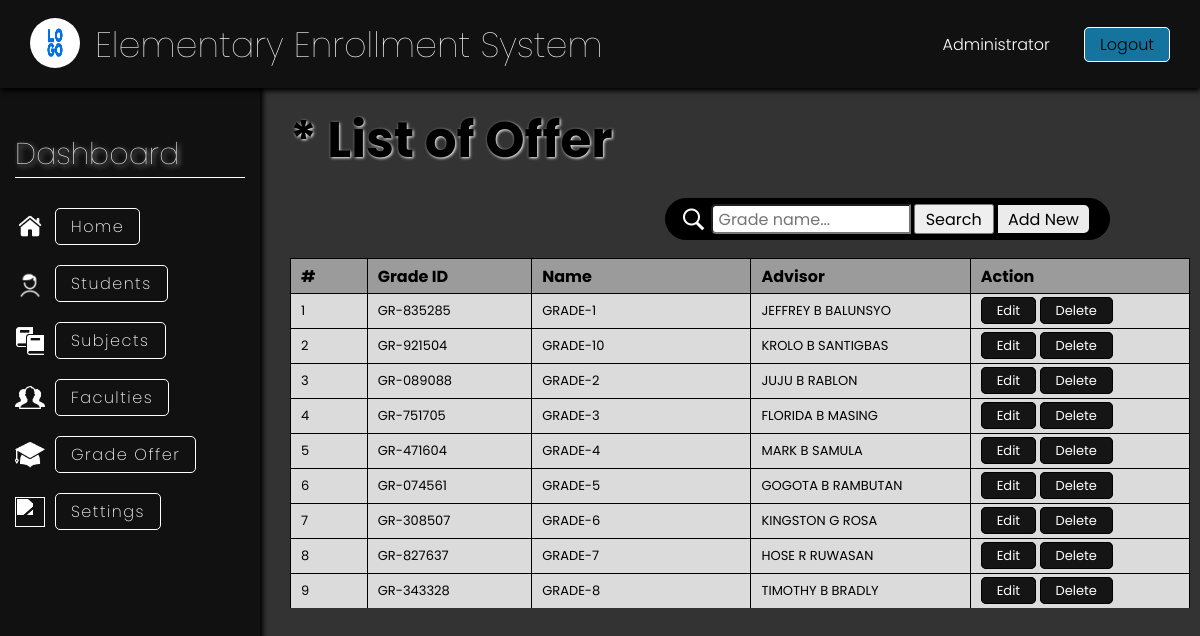
The app's page /index.php?page=gradelvl (signed in) with its own data.
### tables this page shows
CREATE TABLE `gradelevel` (
  `GRADE_ID` varchar(50) NOT NULL,
  `GRADE_NAME` varchar(100) NOT NULL,
  `TEACHER_ID` varchar(50) DEFAULT NULL
);

### includes/include.php (called while the page is built, shortened)
<?php
include "function.php";
$mySQLFunction = new myDataBase("localhost", "dhiee15", "0c/aD*6-urN.t(K_", "enrollment_db");

### includes/function.php (called while the page is built, shortened)
<?php
class myDataBase
{
    private $hostname;
    private $username;
    private $password;
    private $database;
    private $con;
    public function __construct($hostname, $username, $password, $database)
    {
        $this->hostname = $hostname;
        $this->username = $username;
        $this->password = $password;
        $this->database = $database;
    }
    public function connection()
    {
        try {
            if (!$this->con) {
                $this->con = mysqli_connect($this->hostname, $this->username, $this->password, $this->database);
                if ($this->con) {
                    return true;
                } else {
                    return false;
                }
            } else {
                return true;
            }
        } catch (mysqli_sql_exception) {
            echo "FAILED TO CONNECT TO DATABASE";
        }
    }
    public function getGradelevel($row = null, $value = null)
    {
        if ($row != null &&  $value != null) {
            $sql = "SELECT `GRADE_ID`, GRADELEVEL.TEACHER_ID, `GRADE_NAME`, CONCAT(`TEACHER_FNAME`, ' ',`TEACHER_INIT`, ' ', `TEACHER_LNAME`) AS ADVISOR
            FROM `GRADELEVEL` LEFT JOIN `TEACHER`
            ON GRADELEVEL.TEACHER_ID = TEACHER.TEACHER_ID
            WHERE `$row` = '$value'";
            $stored = ($this->con->query($sql))->fetch_assoc();
            return $stored;
        } else {
            $sql = "SELECT `GRADE_ID`, `GRADE_NAME`, CONCAT(`TEACHER_FNAME`, ' ',`TEACHER_INIT`, ' ', `TEACHER_LNAME`) AS ADVISOR
            FROM `GRADELEVEL` LEFT JOIN `TEACHER`
            ON GRADELEVEL.TEACHER_ID = TEACHER.TEACHER_ID
            ORDER BY GRADELEVEL.GRADE_NAME";
            $stored = ($this->con->query($sql))->fetch_all(MYSQLI_ASSOC);
            return $stored;
        }
    }
}

### gradelvl.php (the view, shortened to what this page needs)
<?php
include "includes/include.php";
?>
<div class="container">
    <div class="section-information">
        <div class="section-title">
            <h1>* List of Offer</h1>
        </div>
        <div class="search-bar">
            <img src="icon/icons8-search-50.png" alt="" />
            <form action="index.php?page=gradelvl" method="POST">
                <input type="text" name="name" placeholder="Grade name..." required autocomplete="off" />
                <button name="search">Search</button>
                <a href="index.php?page=gradelvl&add=newGradelvl">Add New</a>
            </form>
        </div>
        <div class="table">
            <table>
                <thead>
                    <tr>
                        <th>#</th>
                        <th>Grade ID</th>
                        <th>Name</th>
                        <th>Advisor</th>
                        <th>Action</th>
                    </tr>
                </thead>
                <tbody>
                    <?php
                    $mySQLFunction->connection();
                    if (!isset($_POST["search"])) {
                        $result = $mySQLFunction->getGradelevel();
                    } else {
                        $name = $_POST["name"];
                        $result = $mySQLFunction->searchGradelevel($name);
                    }
                    if (!empty($result)) {
                        $rowCount = 1;
                        foreach ($result as $row) {
                            echo '<tr>
                                <td>' . $rowCount . '</td>
                                <td>' . $row["GRADE_ID"] . '</td>
                                <td>' . $row["GRADE_NAME"] . '</td>
                                <td>' . $row["ADVISOR"] . '</td>
                                <td>
                                    <a href="index.php?page=gradelvl&edit=gradelvl&id=' . $row["GRADE_ID"] . '">Edit</a>
                                    <a href="index.php?page=gradelvl&delete=gradelvl&id=' . $row["GRADE_ID"] . '">Delete</a>
                                </td>
                                </tr>';
                            $rowCount++;
                        }
                    }
                    echo '</table>';
                    ?>
        </div>
    </div>
</div>

### css/dashboard-style.css (style rules this page uses)
* { margin: 0; padding: 0; box-sizing: border-box; font-family: "Poppins", sans-serif; }
body { background-color: #333; }
.container { width: 100vw; height: 100vh; padding-top: 10vh; padding-left: 260px; }
.section-information { width: 100%; height: 100%; padding: 15px 30px; }
.section-title h1 { font-size: 50px; margin-bottom: 20px; color: rgb(0, 0, 0); text-shadow: 1px 1px 3px white; }
.search-bar { border: 1px solid black; float: right; display: flex; justify-content: end; align-items: center; padding: 5px 15px; border-radius: 30px; background: black; margin-right: 60px; }
.search-bar img { width: 25px; height: 25px; margin-right: 5px; filter: brightness(0) invert(1); }
.search-bar form input { width: 200px; height: 30px; border-radius: 5px 0px 0px 5px; padding: 5px; font-size: 16px; }
.search-bar form button { height: 30px; width: 80px; font-size: 16px; margin-left: -2px; cursor: pointer; }
.search-bar a { color: black; background: rgb(235, 235, 235); padding: 2.7px 10px; text-decoration: none; border-radius: 0px 5px 5px 0px; margin-right: 5px; }
.table { margin: 80px auto; width: 900px; height: 350px; overflow-y: auto; }
.table table { width: 100%; margin-bottom: 15px; }
.table table, th, td { text-align: start; border: 1px solid black; border-collapse: collapse; padding-left: 15px; }
.table table th, .table-subject th { font-size: 16px; height: 35px; background: rgba(255, 255, 255, 0.511); }
.table table th:nth-child(1) { width: 70px; }
.table table th:nth-child(2) { width: 150px; }
.table table th:nth-child(3) { width: 200px; }
.table table th:nth-child(4) { width: 200px; }
.table table th:nth-child(5) { width: 200px; }
.table table td, .table-subject table td { background: rgba(255, 255, 255, 0.827); height: 35px; font-size: 13px; }
.table table td a, .table-subject table td a { color: white; border: 1px solid black; padding: 3px 15px; text-decoration: none; border-radius: 5px; background: rgba(0, 0, 0, 0.901); transition: 0.5s; }
.table a, .table-subject a { border: 1px solid black; padding: 5px 25px; border-radius: 10px; color: white; text-decoration: none; background-color: gray; }
.table-subject table, th, td { text-align: start; border: 1px solid black; border-collapse: collapse; padding-left: 10px; }

### records on screen
gradelevel: GRADE_ID "GR-835285", GRADE_NAME "GRADE-1", ADVISOR "JEFFREY B BALUNSYO"
gradelevel: GRADE_ID "GR-921504", GRADE_NAME "GRADE-10", ADVISOR "KROLO B SANTIGBAS"
gradelevel: GRADE_ID "GR-089088", GRADE_NAME "GRADE-2", ADVISOR "JUJU B RABLON"
gradelevel: GRADE_ID "GR-751705", GRADE_NAME "GRADE-3", ADVISOR "FLORIDA B MASING"
gradelevel: GRADE_ID "GR-471604", GRADE_NAME "GRADE-4", ADVISOR "MARK B SAMULA"
gradelevel: GRADE_ID "GR-074561", GRADE_NAME "GRADE-5", ADVISOR "GOGOTA B RAMBUTAN"
gradelevel: GRADE_ID "GR-308507", GRADE_NAME "GRADE-6", ADVISOR "KINGSTON G ROSA"
gradelevel: GRADE_ID "GR-827637", GRADE_NAME "GRADE-7", ADVISOR "HOSE R RUWASAN"
gradelevel: GRADE_ID "GR-343328", GRADE_NAME "GRADE-8", ADVISOR "TIMOTHY B BRADLY"
